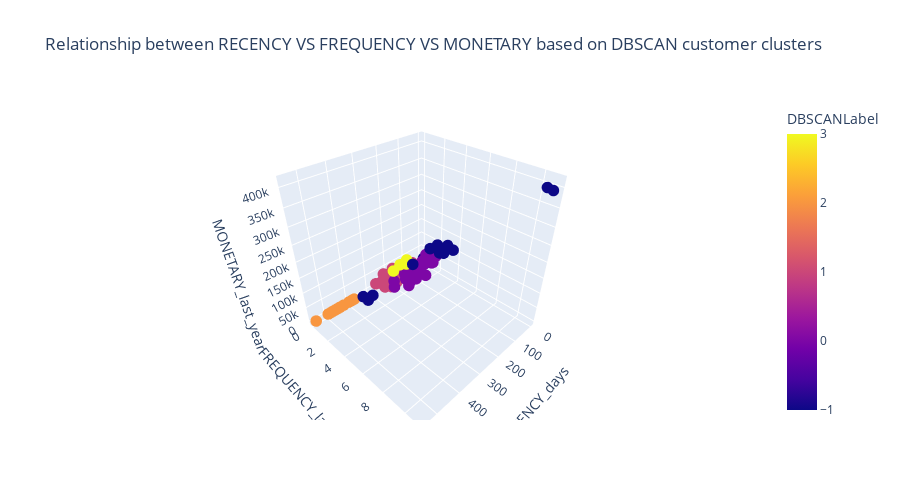

The cell this chart's notebook holds for it:
### Code cell
min_points = rfm_array_scaled.shape[1] + 1
dbscan_clustering = DBSCAN(min_samples=min_points, eps=0.5).fit(rfm_array_scaled)
customer_df = customer_df.assign(DBSCANLabel=dbscan_clustering.labels_)
rfm_df_scaled = rfm_df_scaled.assign(DBSCANLabel=dbscan_clustering.labels_)
rfm_df = rfm_df.assign(DBSCANLabel=dbscan_clustering.labels_)

fig = px.scatter_3d(
    data_frame=rfm_df,
    x= "RECENCY_days",
    y = "FREQUENCY_last_year",
    z= "MONETARY_last_year",
    title = "Relationship between RECENCY VS FREQUENCY VS MONETARY based on DBSCAN customer clusters",
    color = "DBSCANLabel",
    height=500
)
fig.update_traces(marker_size = 4)
fig.show()

customer_clusters_summarize = customer_df.groupby("DBSCANLabel")[["RECENCY_days", "FREQUENCY_last_year", "MONETARY_last_year"]].median()
customer_clusters_summarize.assign(CustomersCount=np.unique(dbscan_clustering.labels_, return_counts=True)[1])
# np.unique(dbscan_clustering.labels_, return_counts=True)[1]

### Figure 1 — Plotly figure (JSON) as saved in the notebook; plotly's stock layout.template omitted (floating-point values rounded to 4 significant figures)
{"data": [{"hovertemplate": "RECENCY_days=%{x}<br>FREQUENCY_last_year=%{y}<br>MONETARY_last_year=%{z}<br>DBSCANLabel=%{marker.color}<extra></extra>", "legendgroup": "", "marker": {"color": [3, 1, 3, 0, 0, -1, 3, 1, 1, 0, 0, 0, 1, 1, 1, 2, 2, 1, 1, 1, 1, 2, 0, 0, 1, 1, 2, -1, -1, 2, 2, 0, 1, -1, 0, 0, 1, 0, -1, 1, 1, 1, -1, 0, -1, 3, 0, 0, 3, 2, 1, 1, 0, 1, 1, -1, 1, 1, 0, 1, 1, 0, 2, 1, 1, 0, -1, 1, 1, 0, -1, 2, 0, 2, 0, 0, 1, 1, 2, 0, -1, 0, -1, 1, 0, 2, -1, 1, 1, 0, 2, 1], "coloraxis": "coloraxis", "size": 4, "symbol": "circle"}, "mode": "markers", "name": "", "scene": "scene", "showlegend": false, "type": "scatter3d", "x": [181, 50, 250, 69, 173, 319, 169, 104, 218, 40, 165, 193, 244, 193, 98, 424, 374, 207, 215, 177, 243, 446, 117, 83, 197, 182, 451, 343, 196, 386, 481, 76, 174, 14, 75, 12, 164, 249, 24, 207, 256, 223, 7, 178, 103, 183, 61, 131, 216, 494, 195, 68, 33, 214, 130, 55, 180, 181, 167, 269, 194, 249, 399, 106, 300, 16, 48, 186, 270, 127, 0, 441, 75, 462, 169, 151, 165, 131, 378, 132, 364, 46, 25, 213, 97, 546, 39, 260, 193, 189, 474, 197], "y": [2, 1, 2, 2, 2, 1, 2, 1, 1, 2, 2, 2, 1, 1, 1, 0, 0, 1, 1, 1, 1, 0, 2, 2, 1, 1, 0, 1, 3, 0, 0, 2, 1, 11, 2, 2, 1, 2, 3, 1, 1, 1, 2, 2, 3, 2, 2, 2, 2, 0, 1, 1, 2, 1, 1, 11, 1, 1, 2, 1, 1, 2, 0, 1, 1, 2, 3, 1, 1, 2, 3, 0, 2, 0, 2, 2, 1, 1, 0, 2, 1, 2, 4, 1, 2, 0, 1, 1, 1, 2, 0, 1], "z": [106800.0, 15140.0, 94120.0, 65010.0, 7620.0, 12330.0, 91222, 21730.0, 59070.0, 42000.0, 19200.0, 60420.0, 34990.0, 9215.0, 3987.0, 0, 0, 36580.0, 27450.0, 27730.0, 18970.0, 0, 46590.0, 54200.0, 34550.0, 15930.0, 0, 4749.0, 116000.0, 0, 0, 7303.0, 30180.0, 396500.0, 87060.0, 75780.0, 29340.0, 34890.0, 91280.0, 60270.0, 16360.0, 3221.0, 97930.0, 58990.0, 136300.0, 92930.0, 52950.0, 22450.0, 103100.0, 0, 31450.0, 8775.0, 41100.0, 46870.0, 11020.0, 413500.0, 30350.0, 49000.0, 64960.0, 34150.0, 55570.0, 57200.0, 0, 49060.0, 47760.0, 58260.0, 100900.0, 41700.0, 43330.0, 30090.0, 111200.0, 0, 85550.0, 0, 48900.0, 79200.0, 13740.0, 51370.0, 0, 16450.0, 27990.0, 53650.0, 120600.0, 68940.0, 69170.0, 0, 40800.0, 67280.0, 56370.0, 39750.0, 0, 51330.0]}], "layout": {"coloraxis": {"colorbar": {"title": {"text": "DBSCANLabel"}}, "colorscale": [[0, "#0d0887"], [0.1111, "#46039f"], [0.2222, "#7201a8"], [0.3333, "#9c179e"], [0.4444, "#bd3786"], [0.5556, "#d8576b"], [0.6667, "#ed7953"], [0.7778, "#fb9f3a"], [0.8889, "#fdca26"], [1, "#f0f921"]]}, "height": 500, "legend": {"tracegroupgap": 0}, "scene": {"domain": {"x": [0, 1], "y": [0, 1]}, "xaxis": {"title": {"text": "RECENCY_days"}}, "yaxis": {"title": {"text": "FREQUENCY_last_year"}}, "zaxis": {"title": {"text": "MONETARY_last_year"}}}, "title": {"text": "Relationship between RECENCY VS FREQUENCY VS MONETARY based on DBSCAN customer clusters"}}}
